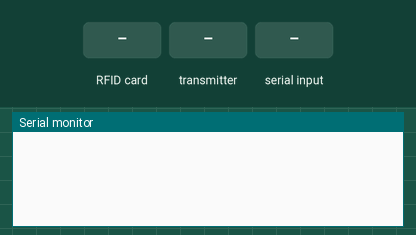
The sketch below on a simulated Arduino Uno, built with avr-gcc and run on an emulated ATmega328P. On the bench: the last lines printed to the serial monitor. The inputs (shaded band) are chosen by the test bench. No radio packets arrive unless stated.

Above: at 1.2 s.
1.3 s: RFID card 8C 2D 10 79 held to the reader
At 2.7 s:
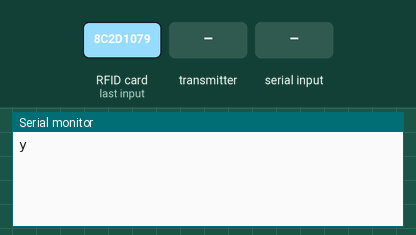
3.0 s: the transmitter starts sending North = 0
At 3.21 s:
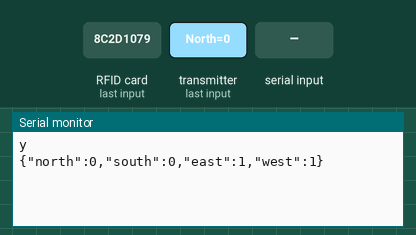
4.9 s: "8C 2D 10 79" received over the second serial link
At 6.21 s:
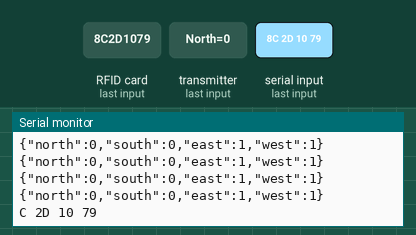
7.5 s: RFID card 5E 7A 19 C4 held to the reader
At 8.0 s:
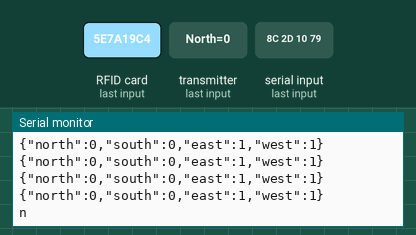

Measured:
- after the input at 1.3 s, the serial monitor: prints a new line after 0.28 s (image 1)
- after the input at 3.0 s, the serial monitor: prints a new line at once (image 2)
- after the input at 4.9 s, the serial monitor: prints a new line after 1.2 s (image 3)
- after the input at 7.5 s, the serial monitor: prints a new line after 0.17 s (image 4)

The sketch:

ambulance.ino
```cpp
//pin config:    3.3v->3.3v , IRQ->D2,9 , GND->GND , MISO->D6,12 , MOSI->D7,11 , SCK->D5,13 , SDA->D4,10
#include <SPI.h>
#include <MFRC522.h>
#include <nRF24L01.h>
#include <ArduinoJson.h>
#include <RF24.h>
#include<Metro.h>
#define SS_PIN 10
#define RST_PIN 9
#include <SoftwareSerial.h>
SoftwareSerial bluetooth(2,3);
MFRC522 mfrc522(SS_PIN, RST_PIN);
RF24 radio(7, 8); // CE, CSN
const byte addresses[][6] = {"00001", "00002"};
typedef struct{
  int North;
  int South;
  int East;
  int West;
}data;
int count=0;
data payload;

Metro communication = Metro(100);
Metro rfidAuthentication = Metro(500);

void setup()
{
  Serial.begin(9600);
  bluetooth.begin(9600);
  SPI.begin();
  mfrc522.PCD_Init();
  radio.begin();
  radio.openWritingPipe(addresses[0]); // 00001
  radio.openReadingPipe(1, addresses[1]); // 00002
  radio.setPALevel(RF24_PA_MIN);
}
void loop()
{
  if(communication.check()){ // thread 1 for nrf module
    delay(100);
    radio.startListening();
    if (radio.available())
    {
      radio.read(&payload, sizeof(payload)); // receive the available signal
      Serial.println();
      // send that signal data to app via json data
      StaticJsonBuffer<200> jBuffer;
      JsonObject& root = jBuffer.createObject();
//      root["north"] = payload.North;
//      root["south"] = payload.South;
//      root["east"] = payload.East;
        if(count >= 250){
          root["north"] = 1;
          root["south"] = 1;
          root["east"] = 0;
          root["west"] = 0;
        }
        else{
          root["north"] = 0;
          root["south"] = 0;
          root["east"] = 1;
          root["west"] = 1;
        }
        count++;
//      root["west"] = payload.West;
      String output="";
      root.printTo(output);
      Serial.println(output);
      if(bluetooth.available()>0){
        char rec = bluetooth.read();
        if(rec == 'j'){

          bluetooth.println(output);
        }
      }
    }
    delay(100);
    radio.stopListening();
    if(bluetooth.available()>0){
      String changeLightOnThisDirection = bluetooth.readString();
      Serial.println(changeLightOnThisDirection);
      radio.write(&changeLightOnThisDirection,sizeof(changeLightOnThisDirection[0]));
    }

    else{
      char textSend[] = "test";
      radio.write(&textSend,sizeof(textSend));
    }
      // receive data/ user request from app. and send it to signal_zone.
  }
  if(rfidAuthentication.check())// thread 2 for rfid check
  {
      if ( ! mfrc522.PICC_IsNewCardPresent())
      {
        return;
      }
      if (! mfrc522.PICC_ReadCardSerial())
      {
        return;
      }
      String id= "";
      for (byte i = 0; i < mfrc522.uid.size; i++)
      {
        id.concat(String(mfrc522.uid.uidByte[i] < 0x10 ? " 0" : " "));
        id.concat(String(mfrc522.uid.uidByte[i], HEX));
      }
      id.toUpperCase();
      if (id.substring(1) == "8C 2D 10 79") // check for valid authentication and send 'y' or 'n' via bluetooth to app.
      {
         bluetooth.println('y');
         Serial.println('y');
         delay(500);
      }
      else
      {
         bluetooth.println('n');
         Serial.println('n');
         delay(500);
      }
  }
}
```
